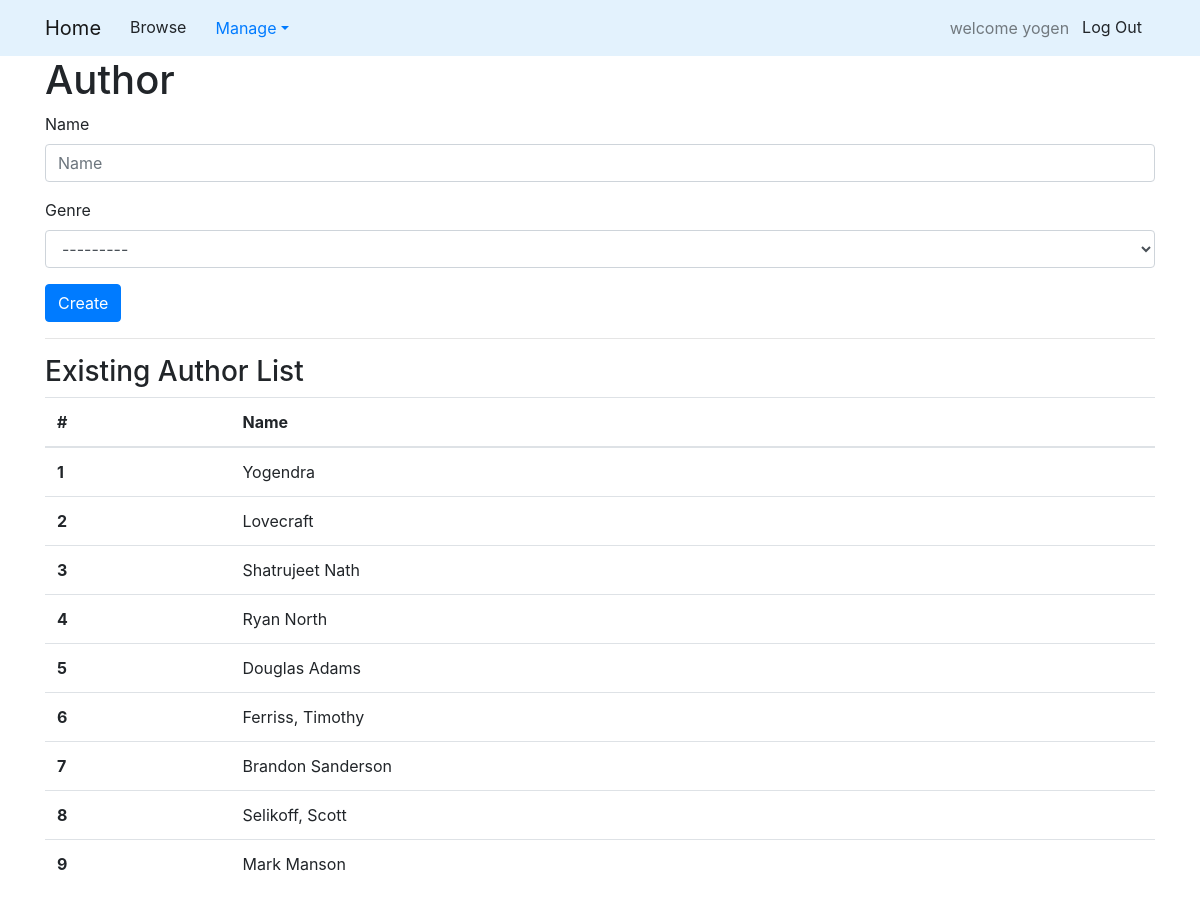
Page /author/ (signed in) on the committed database.
### library_app/models.py (models this page shows, shortened)
class Genre(models.Model):
    name = models.TextField()
    def __str__(self):
        return self.name

class Author(models.Model):
    name = models.TextField()

### library_app/views.py (the view)
# urls.py: url('author/', views.CreateAuthorView.as_view(), name='author'),
class CreateAuthorView(SuperUserRequiredMixin, CreateView):
    form_class = forms.CreateAuthorForm
    success_url = reverse_lazy('library_app:author')
    template_name = 'library_app/author.html'
    def get_context_data(self, **kwargs):
        kwargs['author_list'] = models.Author.objects.order_by('id')
        return super(CreateAuthorView, self).get_context_data(**kwargs)

### library_app/forms.py
class CreateAuthorForm(forms.ModelForm):
    genre = forms.ModelChoiceField(queryset=Genre.objects.all())
    class Meta:
        model = Author
        fields = ('name',)
        widgets = {
            'name': forms.TextInput(attrs={'class': 'textinputclass'}),
        }

### library_app/views.py (called while the page is built)
    def test_func(self):
        return self.request.user.is_superuser

### library_app/templates/library_app/author.html (shortened to what this page needs)
{% extends "base.html" %}
{% load bootstrap4 %}
{% block body_block %}
<div class="container">
    <h1>Author</h1>
    <form method="POST">
        {% bootstrap_form form %}
        <input type="submit" class="btn btn-primary" value="Create">
    </form>
    <hr>
    <h3>Existing Author List</h3>
    <table class="table">
        <thead>
            <tr>
                <th scope="col">#</th>
                <th scope="col">Name</th>
            </tr>
        </thead>
        <tbody>
            {% for author in author_list %}
            <tr>
                <th scope="row">{{author.pk}}</th>
                <td>{{author.name}}</td>
            </tr>
            {% endfor %}
        </tbody>
    </table>
</div>
{% endblock %}

### templates/base.html (shortened to what this page needs)
<!DOCTYPE html>
{% load static %}
<html lang="en">
<head>
  <link rel="stylesheet" href="{% static 'library_app/css/master.css'%}">
  <link rel="stylesheet" href="{% static 'bootstrap-4.5.2-dist/css/bootstrap.min.css'%}">
  <link rel="stylesheet" href="{% static 'bootstrap-4.5.2-dist/css/bootstrap-grid.min.css'%}">
</head>
<body>
  <nav class=" navbar navbar-expand-lg navbar-light mynav">
    <div class="container">
      <a class="navbar-brand" href="{% url 'library_app:home' %}">Home</a>
      <div class="collapse navbar-collapse" id="navbarSupportedContent">
        <ul class="nav nabar-nav mr-auto">
          <li><a class="btn btn-simple" href="{% url 'library_app:browse' %}">Browse</a></li>
          {% if user.is_authenticated %}
          <li class="nav-item dropdown">
            <a class="nav-link dropdown-toggle" role="button" data-toggle="dropdown" href="#">Manage</a>
          </li>
          {% endif %}
        </ul>
        <ul class="nav nabar-nav navbar-right">
          {% if user.is_authenticated %}
          <li><span class="navbar-text">welcome {{user}}</span> </li>
          <li><a class="btn btn-simple" href="{% url 'library_app:logout' %}">Log Out</a></li>
          {% endif %}
        </ul>
      </div>
    </div>
  </nav>
  {% block body_block %}
  {% endblock %}
</body>
</html>

### library_app/static/library_app/css/master.css (style rules this page uses)
body { background-color: red; }
.mynav { background-color: #e3f2fd; }
body { margin-top:30px; }

### rows in the picture
Author: pk "1", name "Yogendra"
Author: pk "2", name "Lovecraft"
Author: pk "3", name "Shatrujeet Nath"
Author: pk "4", name "Ryan North"
Author: pk "5", name "Douglas Adams"
Author: pk "6", name "Ferriss, Timothy"
Author: pk "7", name "Brandon Sanderson"
Author: pk "8", name "Selikoff, Scott"
Author: pk "9", name "Mark Manson"

### other values in the picture
{{ user }} "yogen"
